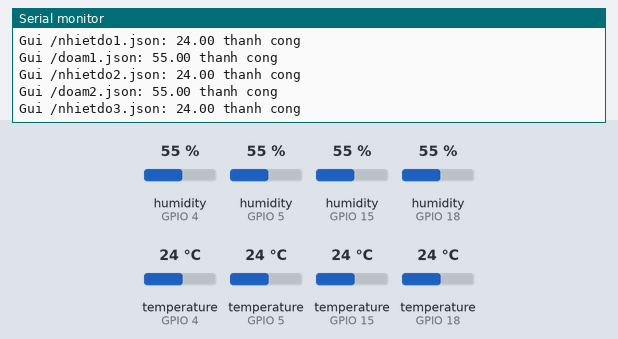
Simulated run of this sketch. Board: ESP32. On the bench: the last lines printed to the serial monitor. The test bench sets the inputs (shaded band); at power-on: humidity (sensors on GPIO 4, GPIO 5, GPIO 15, GPIO 18) 55 %, temperature (sensors on GPIO 4, GPIO 5, GPIO 15, GPIO 18) 24 °C. WiFi joins after 1.5 s; servers stay silent unless stated; uploads are accepted with an empty reply.

Above: at 2.7 s.
2.8 s: humidity (sensor on GPIO 4) set to 22 %
At 4.0 s:
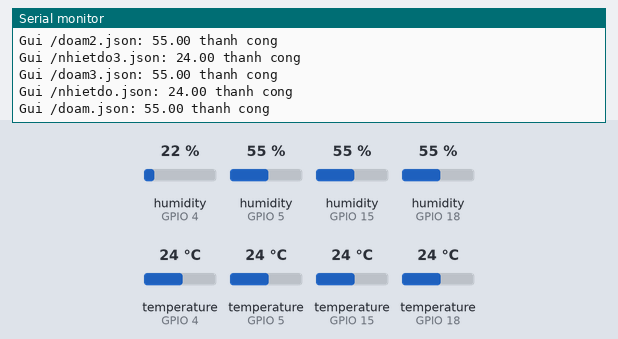
10.2 s: humidity (sensor on GPIO 5) set to 22 %
At 14.95 s:
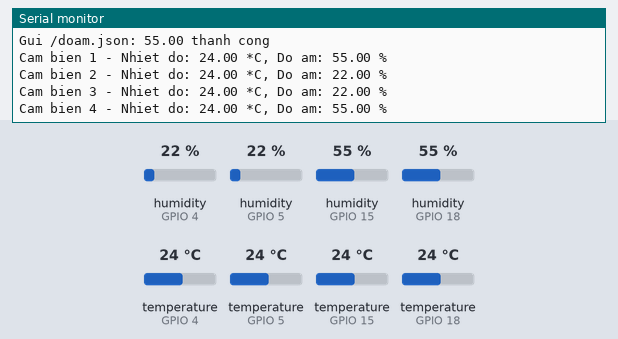
17.6 s: humidity (sensor on GPIO 15) set to 22 %
At 24.0 s:
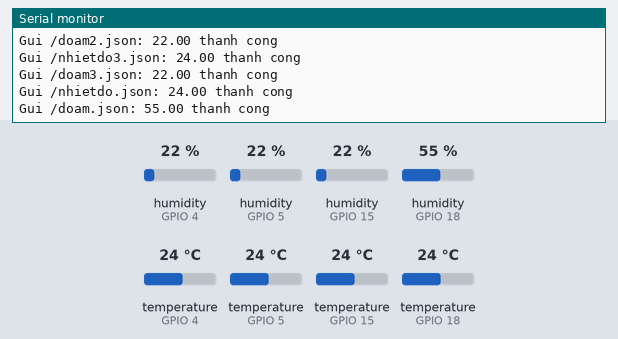
25.0 s: humidity (sensor on GPIO 18) set to 22 %
At 30.2 s:
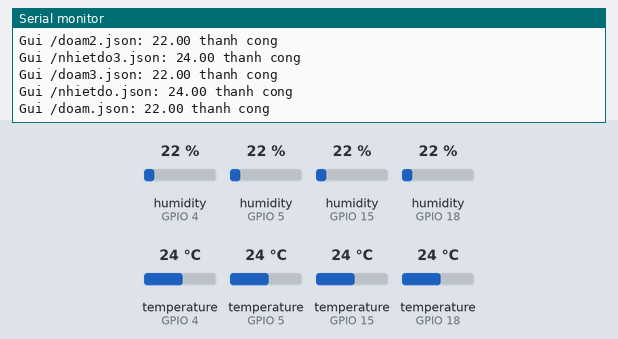
32.4 s: temperature (sensor on GPIO 4) set to 12 °C
At 34.86 s:
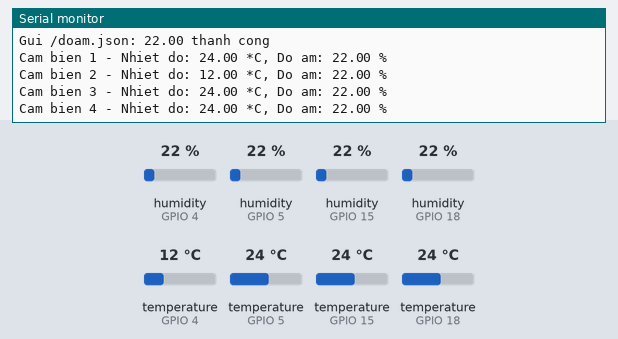
39.8 s: temperature (sensor on GPIO 5) set to 12 °C
At 41.49 s:
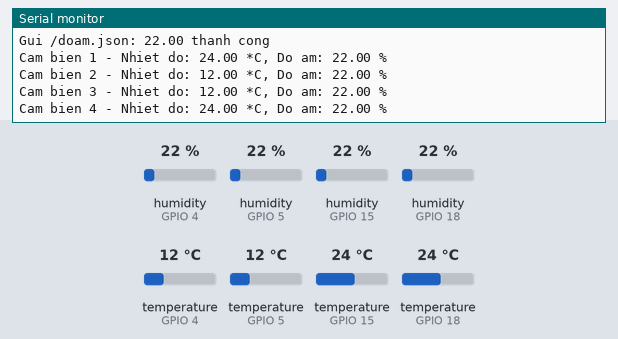
Timing chart, 0 to 43.0 s (numbered marks = the images above; inputs shaded):
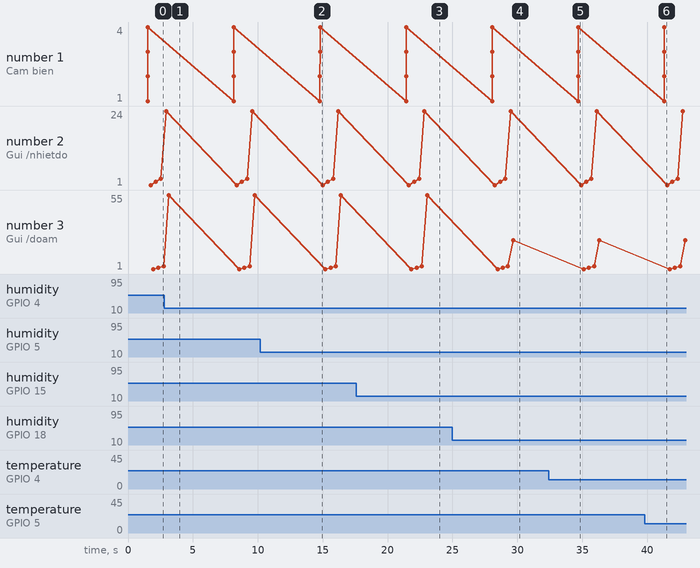

The sketch:

sketch.ino
```cpp
#include <WiFi.h>
#include <HTTPClient.h>
#include <DHT.h>

// WiFi credentials
#define WIFI_SSID "Wokwi-GUEST"
#define WIFI_PASSWORD ""

// Khai báo 4 chân DHT
#define DHTPIN1 15  // Cảm biến có sẵn
#define DHTPIN2 4
#define DHTPIN3 5
#define DHTPIN4 18

#define DHTTYPE DHT22

// Tạo 4 đối tượng DHT
DHT dht1(DHTPIN1, DHTTYPE);
DHT dht2(DHTPIN2, DHTTYPE);
DHT dht3(DHTPIN3, DHTTYPE);
DHT dht4(DHTPIN4, DHTTYPE);

// Địa chỉ Firebase
const char* firebaseHost = "https://ttiot-5092c-default-rtdb.firebaseio.com/";

// Tên đường dẫn Firebase cho từng cảm biến
const char* firebasePaths[] = {
  "/nhietdo1.json", "/doam1.json",
  "/nhietdo2.json", "/doam2.json",
  "/nhietdo3.json", "/doam3.json",
  "/nhietdo.json", "/doam.json"
};

void setup() {
  Serial.begin(115200);
  dht1.begin();
  dht2.begin();
  dht3.begin();
  dht4.begin();

  // Kết nối WiFi
  WiFi.begin(WIFI_SSID, WIFI_PASSWORD);
  Serial.print("Dang ket noi WiFi");
  while (WiFi.status() != WL_CONNECTED) {
    Serial.print(".");
    delay(500);
  }
  Serial.println("\nDa ket noi WiFi!");
}

void sendToFirebase(String path, float value) {
  HTTPClient http;
  String fullUrl = String(firebaseHost) + path;
  http.begin(fullUrl);
  http.addHeader("Content-Type", "application/json");
  int httpResponseCode = http.PUT(String(value));

  if (httpResponseCode > 0) {
    Serial.printf("Gui %s: %.2f thanh cong\n", path.c_str(), value);
  } else {
    Serial.printf("Loi gui %s: %s\n", path.c_str(), http.errorToString(httpResponseCode).c_str());
  }

  http.end();
}

void loop() {
  // Đọc dữ liệu từng cảm biến
  float temps[] = {
    dht1.readTemperature(), dht2.readTemperature(),
    dht3.readTemperature(), dht4.readTemperature()
  };

  float humids[] = {
    dht1.readHumidity(), dht2.readHumidity(),
    dht3.readHumidity(), dht4.readHumidity()
  };

  // Kiểm tra lỗi
  for (int i = 0; i < 4; i++) {
    if (isnan(temps[i]) || isnan(humids[i])) {
      Serial.printf("Loi doc cam bien %d\n", i + 1);
      return;
    }
  }

  // In ra màn hình
  for (int i = 0; i < 4; i++) {
    Serial.printf("Cam bien %d - Nhiet do: %.2f *C, Do am: %.2f %%\n", i + 1, temps[i], humids[i]);
  }

  // Gửi lên Firebase
  if (WiFi.status() == WL_CONNECTED) {
    for (int i = 0; i < 4; i++) {
      sendToFirebase(firebasePaths[i * 2], temps[i]);
      sendToFirebase(firebasePaths[i * 2 + 1], humids[i]);
    }
  }

  delay(5000);  // Đợi 5 giây
}
```

Measured:
- after the input at 10.2 s, the serial monitor: prints a new line after 4.6 s (image 2)
- after the input at 17.6 s, the serial monitor: prints a new line after 3.8 s (image 3)
- after the input at 25.0 s, the serial monitor: prints a new line after 3.1 s (image 4)
- after the input at 32.4 s, the serial monitor: prints a new line after 2.3 s (image 5)
- after the input at 39.8 s, the serial monitor: prints a new line after 1.5 s (image 6)
